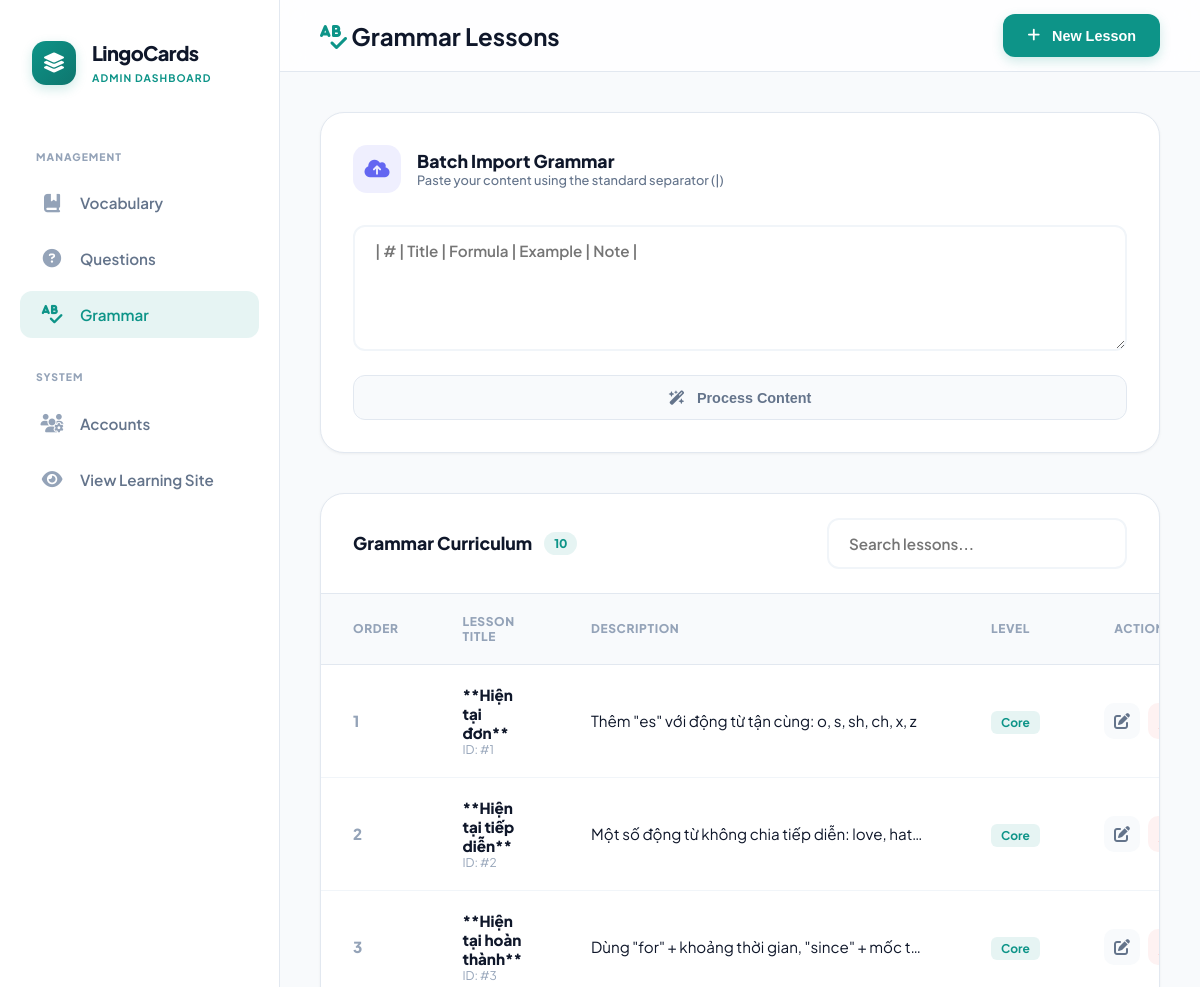
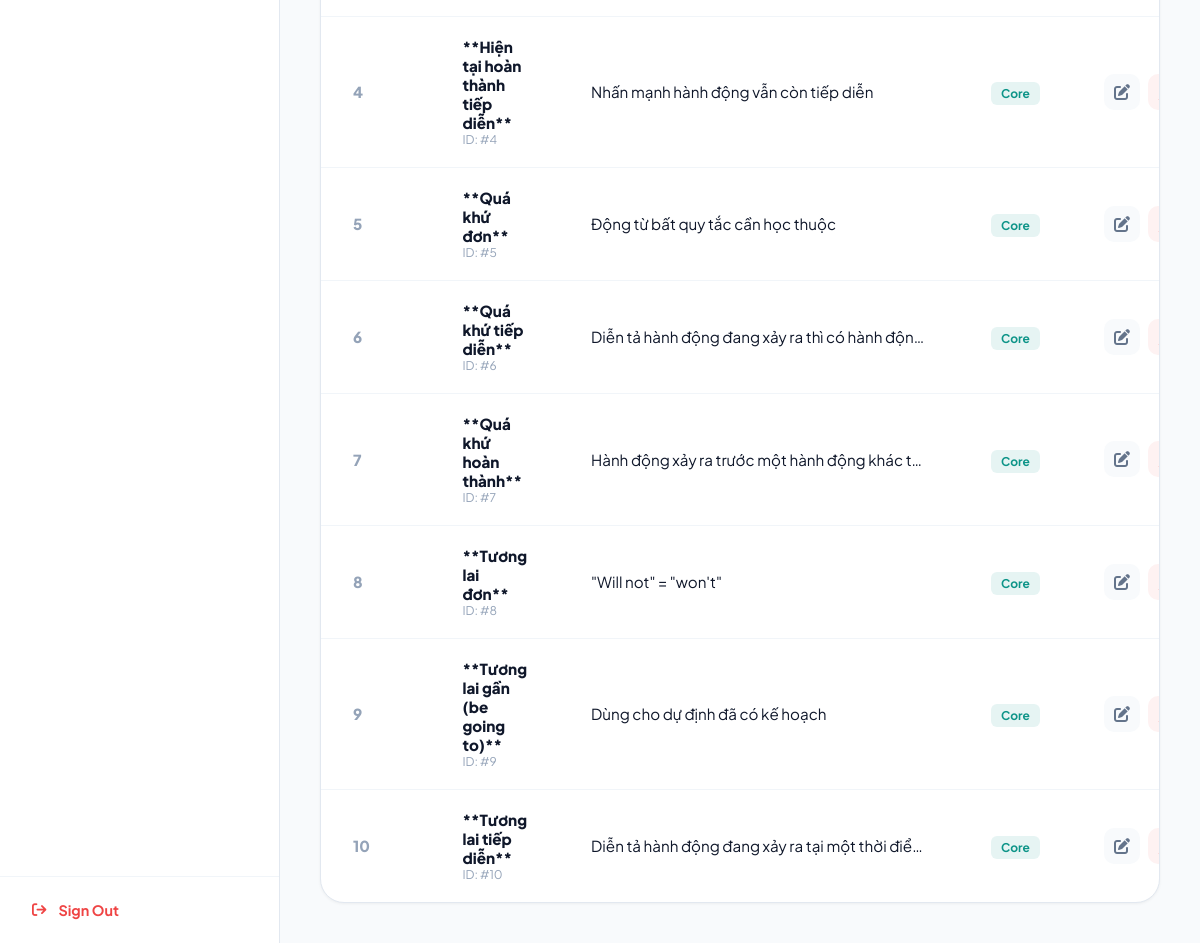
/admin/grammar (signed in), run on the app's committed database (2 pictures, top to bottom).
### app.py (models this page shows)
class GrammarTopic(db.Model):
    __tablename__ = 'grammar_topic'
    __table_args__ = (
        db.Index('ix_grammar_title', 'title'),
    )
    id          = db.Column(db.Integer, primary_key=True)
    title       = db.Column(db.String(150), nullable=False)
    description = db.Column(db.String(255), nullable=False)
    content     = db.Column(db.Text)  # Nội dung chi tiết ngữ pháp
    level       = db.Column(db.String(50), default='Core')
    sort_order  = db.Column(db.Integer, default=0)
    created_at  = db.Column(db.DateTime, default=datetime.utcnow, nullable=False)

### app.py (the view)
@app.route('/admin/grammar')
@require_admin
def admin_grammar():
    return render_template(
        'admin_grammar.html',
        grammar_topics=GrammarTopic.query.order_by(GrammarTopic.sort_order, GrammarTopic.id).all()
    )

### app.py (called while the page is built)
def is_admin_logged_in():
    return session.get('admin_logged_in') is True

def require_admin(view):
    @wraps(view)
    def wrapper(*args, **kwargs):
        if not is_admin_logged_in():
            if is_ajax():
                return jsonify({'success': False, 'message': 'Chưa đăng nhập admin!'}), 401
            return redirect(url_for('login'))
        return view(*args, **kwargs)
    return wrapper

### templates/admin_grammar.html (shortened to what this page needs)
<!DOCTYPE html>
<html lang="vi">
<head>
    <link rel="stylesheet" href="https://cdnjs.cloudflare.com/ajax/libs/font-awesome/6.4.0/css/all.min.css">
    {% include '_head_fonts.html' %}
</head>
<body>
{% include '_admin_sidebar.html' %}
<main class="main">
    <header class="top-bar">
        <h2><i class="fa-solid fa-spell-check" style="color: var(--primary)"></i> Grammar Lessons</h2>
        <div style="display: flex; gap: 1rem;">
            <button class="btn btn-primary" onclick="openAddModal()"><i class="fa-solid fa-plus"></i> New Lesson</button>
        </div>
    </header>
    <div class="content-area">
        <div class="card" style="margin-bottom: 2.5rem;">
            <div class="card-header">
                <div class="card-icon icon-s"><i class="fa-solid fa-cloud-arrow-up"></i></div>
                <div class="card-title">
                    <h3>Batch Import Grammar</h3>
                    <p>Paste your content using the standard separator (|)</p>
                </div>
            </div>
            <form action="/admin/import_grammar" method="POST">
                <div class="form-group">
                    <textarea name="grammar_text" class="form-input" rows="5" placeholder="| # | Title | Formula | Example | Note |"></textarea>
                </div>
                <button type="submit" class="btn btn-ghost" style="width: 100%; justify-content: center;">
                    <i class="fa-solid fa-wand-magic-sparkles"></i> Process Content
                </button>
            </form>
        </div>
        <div class="table-container">
            <div class="table-header">
                <div class="table-title">Grammar Curriculum <span class="badge-count">{{ grammar_topics|length }}</span></div>
                <input type="text" class="form-input" placeholder="Search lessons..." style="width: 300px;" id="gSearch" oninput="filterGrammar()">
            </div>
            <table>
                <thead>
                    <tr>
                        <th style="width: 60px;">Order</th>
                        <th>Lesson Title</th>
                        <th>Description</th>
                        <th>Level</th>
                        <th style="width: 120px; text-align: center;">Actions</th>
                    </tr>
                </thead>
                <tbody id="gBody">
                    {% for topic in grammar_topics %}
                    <tr class="g-row">
                        <td style="font-weight: 800; color: var(--text-faint);">{{ topic.sort_order }}</td>
                        <td>
                            <div style="font-weight: 800; color: var(--text-main);">{{ topic.title }}</div>
                            <div style="font-size: 0.75rem; color: var(--text-faint);">ID: #{{ topic.id }}</div>
                        </td>
                        <td style="color: var(--text-secondary); max-width: 400px; overflow: hidden; text-overflow: ellipsis; white-space: nowrap;">{{ topic.description }}</td>
                        <td><span class="badge badge-primary">{{ topic.level }}</span></td>
                        <td style="text-align: center;">
                            <div style="display: flex; gap: 8px; justify-content: center;">
                                <button class="action-btn btn-edit" onclick="openEditModal({{ topic.id }}, '{{ topic.title|e }}', '{{ topic.description|e }}', '{{ topic.level }}', '{{ topic.sort_order }}')"><i class="fa-solid fa-pen-to-square"></i></button>
                                <a href="/admin/delete_grammar_topic/{{ topic.id }}" class="action-btn btn-del" onclick="return confirm('Delete this lesson?')"></a>
                            </div>
                        </td>
                    </tr>
                    {% endfor %}
                </tbody>
            </table>
        </div>
    </div>
</main>
</body>
</html>

### templates/_head_fonts.html (shortened to what this page needs)
<link rel="stylesheet" href="{{ url_for('static', filename='css/fonts.css') }}">
<link rel="stylesheet" href="{{ url_for('static', filename='fontawesome/css/all.min.css') }}">

### templates/_admin_sidebar.html
<aside class="sidebar" id="sidebar">
    <div class="sidebar-header">
        <a href="/" class="sidebar-brand">
            <div class="brand-icon"><i class="fa-solid fa-layer-group"></i></div>
            <div class="brand-text">
                <h1>LingoCards</h1>
                <span>Admin Dashboard</span>
            </div>
        </a>
    </div>
    <nav class="sidebar-nav">
        <div class="nav-label">Management</div>
        <a href="/admin" class="nav-item {{ 'active' if request.path == '/admin' or request.path == '/admin/' else '' }}">
            <i class="fa-solid fa-book-bookmark"></i>
            <span>Vocabulary</span>
        </a>
        <a href="/admin/questions" class="nav-item {{ 'active' if request.path == '/admin/questions' else '' }}">
            <i class="fa-solid fa-circle-question"></i>
            <span>Questions</span>
        </a>
        <a href="/admin/grammar" class="nav-item {{ 'active' if request.path == '/admin/grammar' else '' }}">
            <i class="fa-solid fa-spell-check"></i>
            <span>Grammar</span>
        </a>
        <div class="nav-label">System</div>
        <a href="/admin/accounts" class="nav-item {{ 'active' if request.path == '/admin/accounts' else '' }}">
            <i class="fa-solid fa-users-gear"></i>
            <span>Accounts</span>
        </a>
        <a href="{{ url_for('index') }}" class="nav-item">
            <i class="fa-solid fa-eye"></i>
            <span>View Learning Site</span>
        </a>
    </nav>
    <div class="sidebar-footer">
        <a href="/admin/logout" class="logout-btn">
            <i class="fa-solid fa-arrow-right-from-bracket"></i>
            <span>Sign Out</span>
        </a>
    </div>
</aside>

### data on the page
GrammarTopic: sort_order "1", title "**Hiện tại đơn**", id "1", description "Thêm \"es\" với động từ tận cùng: o, s, sh, ch, x, z", level "Core"
GrammarTopic: sort_order "2", title "**Hiện tại tiếp diễn**", id "2", description "Một số động từ không chia tiếp diễn: love, hat…", level "Core"
GrammarTopic: sort_order "3", title "**Hiện tại hoàn thành**", id "3", description "Dùng \"for\" + khoảng thời gian, \"since\" + mốc t…", level "Core"
GrammarTopic: sort_order "4", title "**Hiện tại hoàn thành tiếp diễn**", id "4", description "Nhấn mạnh hành động vẫn còn tiếp diễn", level "Core"
GrammarTopic: sort_order "5", title "**Quá khứ đơn**", id "5", description "Động từ bất quy tắc cần học thuộc", level "Core"
GrammarTopic: sort_order "6", title "**Quá khứ tiếp diễn**", id "6", description "Diễn tả hành động đang xảy ra thì có hành độn…", level "Core"
GrammarTopic: sort_order "7", title "**Quá khứ hoàn thành**", id "7", description "Hành động xảy ra trước một hành động khác t…", level "Core"
GrammarTopic: sort_order "8", title "**Tương lai đơn**", id "8", description "\"Will not\" = \"won't\"", level "Core"
GrammarTopic: sort_order "9", title "**Tương lai gần (be going to)**", id "9", description "Dùng cho dự định đã có kế hoạch", level "Core"
GrammarTopic: sort_order "10", title "**Tương lai tiếp diễn**", id "10", description "Diễn tả hành động đang xảy ra tại một thời điể…", level "Core"

### other printed values
{{ grammar_topics|length }} "10"
